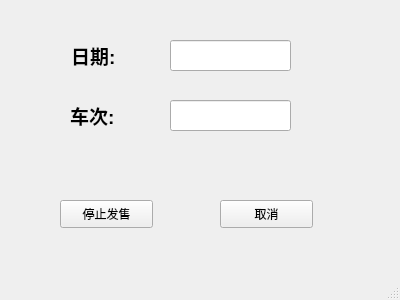
<?xml version="1.0" encoding="UTF-8"?>
<ui version="4.0">
 <class>QtStopSelling</class>
 <widget class="QMainWindow" name="QtStopSelling">
  <property name="geometry">
   <rect>
    <x>0</x>
    <y>0</y>
    <width>400</width>
    <height>300</height>
   </rect>
  </property>
  <property name="windowTitle">
   <string>MainWindow</string>
  </property>
  <widget class="QWidget" name="centralwidget">
   <widget class="QLabel" name="label_4">
    <property name="geometry">
     <rect>
      <x>70</x>
      <y>100</y>
      <width>81</width>
      <height>31</height>
     </rect>
    </property>
    <property name="text">
     <string>&lt;html&gt;&lt;head/&gt;&lt;body&gt;&lt;p&gt;&lt;span style=&quot; font-size:14pt; font-weight:600;&quot;&gt;车次:&lt;/span&gt;&lt;/p&gt;&lt;/body&gt;&lt;/html&gt;</string>
    </property>
   </widget>
   <widget class="QLineEdit" name="lineEdit">
    <property name="geometry">
     <rect>
      <x>170</x>
      <y>40</y>
      <width>121</width>
      <height>31</height>
     </rect>
    </property>
   </widget>
   <widget class="QPushButton" name="pushButton_2">
    <property name="geometry">
     <rect>
      <x>220</x>
      <y>200</y>
      <width>93</width>
      <height>28</height>
     </rect>
    </property>
    <property name="text">
     <string>取消</string>
    </property>
   </widget>
   <widget class="QLabel" name="label">
    <property name="geometry">
     <rect>
      <x>71</x>
      <y>40</y>
      <width>81</width>
      <height>31</height>
     </rect>
    </property>
    <property name="text">
     <string>&lt;html&gt;&lt;head/&gt;&lt;body&gt;&lt;p&gt;&lt;span style=&quot; font-size:14pt; font-weight:600;&quot;&gt;日期:&lt;/span&gt;&lt;/p&gt;&lt;/body&gt;&lt;/html&gt;</string>
    </property>
   </widget>
   <widget class="QLineEdit" name="lineEdit_4">
    <property name="geometry">
     <rect>
      <x>170</x>
      <y>100</y>
      <width>121</width>
      <height>31</height>
     </rect>
    </property>
   </widget>
   <widget class="QPushButton" name="pushButton">
    <property name="geometry">
     <rect>
      <x>60</x>
      <y>200</y>
      <width>93</width>
      <height>28</height>
     </rect>
    </property>
    <property name="text">
     <string>停止发售</string>
    </property>
   </widget>
  </widget>
  <widget class="QStatusBar" name="statusbar"/>
 </widget>
 <resources/>
 <connections/>
</ui>
